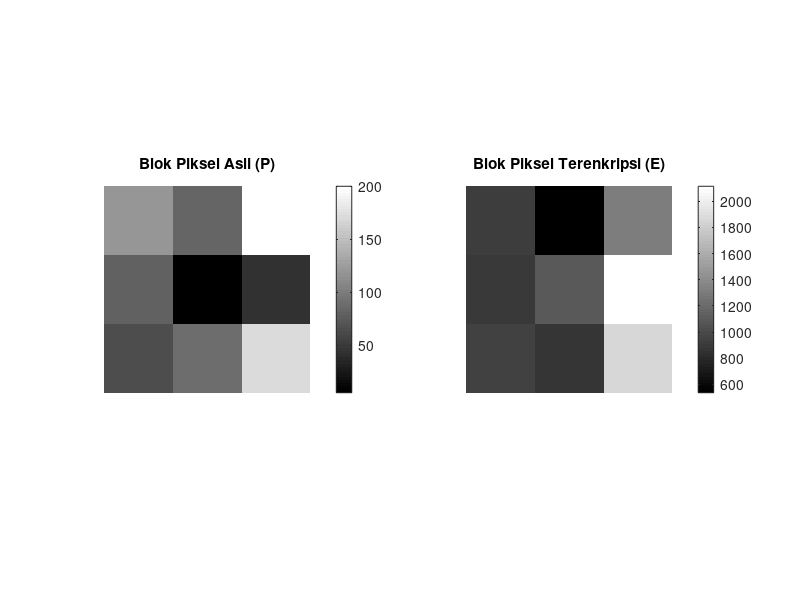

Here is the MATLAB script that generated this plot:
% =====================================================
% UTS Matematika Sains Data — Semester Genap 2025/2026
% Soal: Bagian f - Visualisasi Blok Citra (Asli vs Terenkripsi)
% -----------------------------------------------------
% Nama    : Irsyad Fadhil
% NIM     : 2510514034
% Parameter: N=34, a=3, b=4
% Tanggal : 26 April 2026
% =====================================================

clc; clear; close all;

% Parameter personalisasi
N = 34; a = 3; b = 4;

% --- Langkah 1: Definisi Matriks ---

% Matriks Piksel Asli (P)
% Sesuai dengan nilai N=34, a=3
P = [120, 84, 200; 
     80, 5, 44; 
     64, 90, 170];

% Matriks Hasil Enkripsi (E)
% Hasil perhitungan manual enkripsi E = A * P
E = [928, 536, 1316; 
     904, 1079, 2114; 
     944, 881, 1864];

% --- Langkah 2: Visualisasi Subplot ---

figure('Name', 'Visualisasi Rekonstruksi Blok Citra', 'NumberTitle', 'off');

% Menampilkan Blok Piksel Asli
subplot(1, 2, 1);
imshow(P, []); 
title('Blok Piksel Asli (P)');
colorbar; % Menampilkan skala intensitas untuk melihat rentang nilai (0-255)

% Menampilkan Blok Piksel Terenkripsi
subplot(1, 2, 2);
imshow(E, []); 
title('Blok Piksel Terenkripsi (E)');
colorbar; % Menampilkan skala intensitas hasil enkripsi (nilai > 255)

% --- Catatan ---
% Penggunaan [] pada imshow(matriks, []) bertujuan untuk melakukan 
% auto-scaling intensitas. Fungsi ini memetakan nilai minimum matriks ke 
% warna hitam dan nilai maksimum ke putih, sehingga visualisasi tetap 
% terbaca meskipun rentang nilai citra E jauh lebih besar dari 255.
